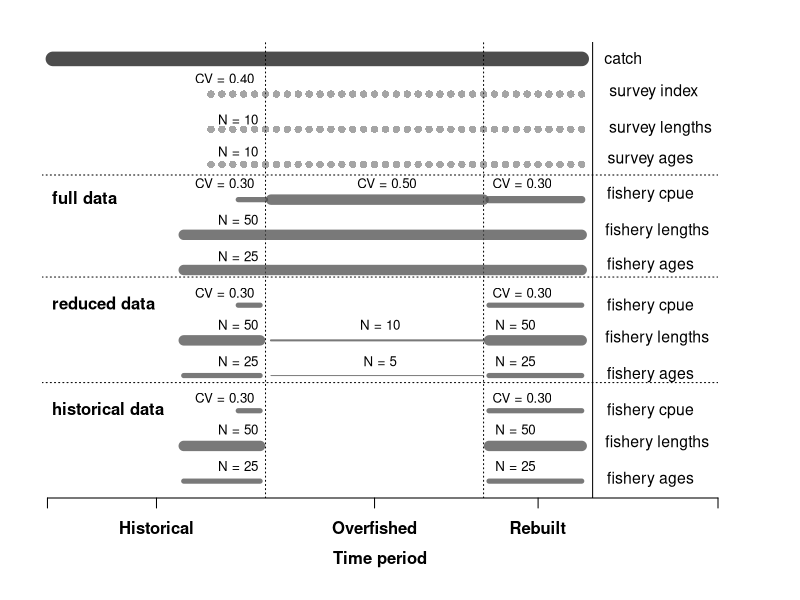
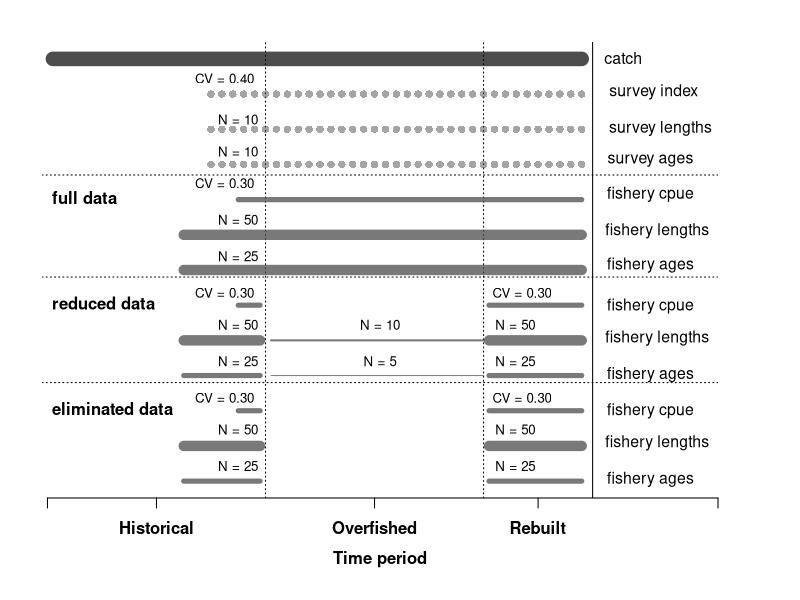
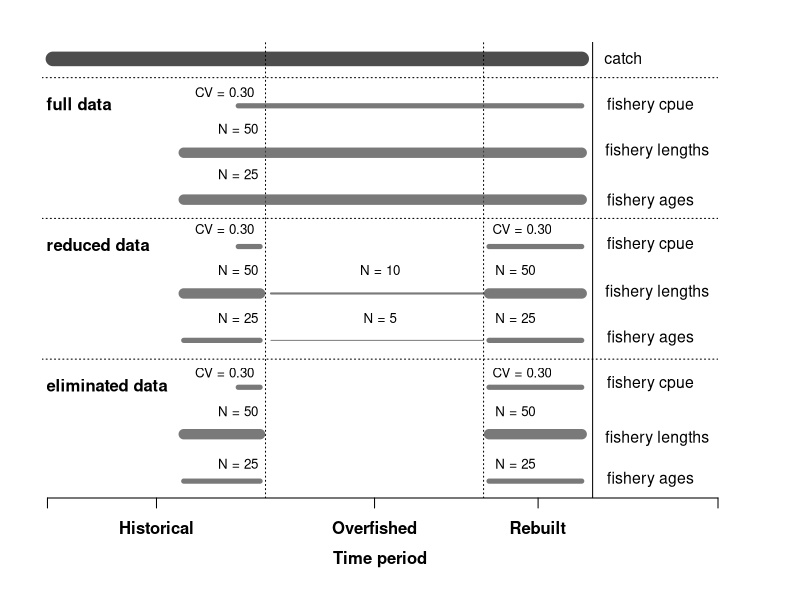

Recreate these plots in R, in order.
##########################################################
##########################################################
##													   	##
##				Data Availability Plot				   	##
##						Chapter 3						##
##		       Created: March 31, 2016				   	##
##				   Chantel Wetzel					   	##
##														##
##########################################################
##########################################################


catch.start  = 1
end.yr       = 100 - 2
survey.freq  = 2
survey.start = s.age.start  = s.len.start  = 30#19
f.age.start  = f.len.start  = 25 #15
cpue.start   = 35

y.min = 1
y.max = 13 
cpue.size = 5
fl.size  = 10
flr.size = 2
fa.size  = 5
far.size = 1
lab.size = 1
# Create vectors that will be ploted for each data source
catch  <- catch.start:end.yr
f.lens <- f.len.start:end.yr
f.ages <- f.age.start:end.yr
cpue   <- cpue.start:end.yr
survey <- seq(survey.start, end.yr, survey.freq)
s.lens <- seq(s.len.start, end.yr, survey.freq)
s.ages <- seq(s.age.start, end.yr, survey.freq)

name.label = c('full data', 'data reduction', 'historical data')

label<-c("catch", "survey index", "fishery lengths", "survey lengths", "fishery ages", "survey ages", #DS 1
				  "survey index", "fishery lengths", "survey lengths", "fishery ages", "survey ages", #DS 2
				  "survey index", "fishery lengths", "survey lengths", "fishery ages", "survey ages") #DS 3

label<-c("catch", "survey index",  "survey lengths",  "survey ages", #DS 1
				  "fishery cpue", "fishery lengths",  "fishery ages",  #DS 2
				  "fishery cpue", "fishery lengths",  "fishery ages" ) #DS 3


#symbols(x=x, y=y, circles=sqrt(size.cex)*maxsize,
#                      bg=adjustcolor(fleetcol[fleets==ifleet], alpha.f=alphasize),
#                      add=TRUE, inches=FALSE)

print.letter <- function(label="(a)",xy=c(0.1,0.925),...) {   #... means any new parameters are copied faithfully to text() below
  tmp <- par("usr")
  text.x <- tmp[1]+xy[1]*diff(tmp[1:2])   #x position, diff=difference
  text.y <- tmp[3]+xy[2]*diff(tmp[3:4])   #y position
  text(x=text.x, y=text.y, labels=label, ...)             
}

linecol1 <- rgb(0.3,0.3,0.3,1)
linecol2 <- rgb(0.3,0.3,0.3,.75) # dark grey with alpha (opacity) = 0.5
linecol3 <- rgb(0.3,0.3,0.3,.50) # black with alpha (opacity) = 0.5
linecol4 <- rgb(0.3,0.3,0.3,.35)

samp.cex = 0.80
lab.cex = 0.95

setwd("C:/PhD/Chapter3/WriteUp/Plots")
png("DataScenarios.png",width=7,height=7,res=300,units="in") 

#Catch
	#windows(width=9,height=7)
	par(mar=c(5.1,2.1,2.1,4.1))
	plot(catch, rep(max(y.max), end.yr), type="l", lwd=14, ylim=c(1,y.max), xlim=c(-1, end.yr + 25), xaxs="i", 
		col=linecol1,axes=FALSE, xlab="",ylab="")
	axis(side = 1, at = c(0, 20, 60, 90, end.yr + 25), labels = c( "","Historical", "Overfished", "Rebuilt", "" ), font =2 )
	mtext(side = 1,"Time period", line=2.5, font = 2)
	#text(end.yr + 12, max(y.max), label[1], pos = 2, font = 2, col = 1, cex = lab.size) 
	print.letter(xy = c(0.86, 0.965), label[1], cex = lab.cex)
	abline(v = end.yr + 2, lty=1)
	abline(v = 40, lty = 3)
	abline(v = 80, lty = 3)

	# Survey
		points(survey, rep(max(y.max) - 1, length(survey)), type = "p", pch = 16, lwd = 2, col = linecol3)
		#text(end.yr + 21,  max(y.max) - 1, label[2], pos=2, col=1, font=2, cex=lab.size)
		print.letter(xy = c(0.905, 0.89), label[2], cex = lab.cex)
		print.letter(xy = c(0.27, 0.92), "CV = 0.40", cex = samp.cex)

	#Survey Lengths
		points(s.lens, rep(max(y.max) - 2, length(s.lens)), type="p", pch = 16, lwd=far.size, col=linecol3)
		#text(end.yr + 23.5,  max(y.max) - 2, label[3], pos=2, col=1, font=2, cex=lab.size)
		print.letter(xy = c(0.915, 0.81), label[3], cex = lab.cex)
		print.letter(xy = c(0.29, 0.83), "N = 10", cex = samp.cex)

	#Survey Ages
		points(s.lens, rep(max(y.max) - 3, length(s.ages)), type="p", pch = 16, lwd=far.size, col=linecol3)
		#text(end.yr + 20,  max(y.max) - 3, label[4], pos=2, col=1, font=2, cex=lab.size)
		print.letter(xy = c(0.29, 0.76), "N = 10", cex = samp.cex)
		print.letter(xy = c(0.90, 0.74), label[4], cex = lab.cex)
	abline(h = max(y.max) - 3.3, lty=3)

# No reduction in sampling data scenario
	text(-1, y.max - 4,"full data", font = 2, pos = 4, cex = lab.size)

	# Fishery CPUE
		points(cpue.start:40,   rep(max(y.max) - 4, length(cpue.start:40)), type = "l", lwd = cpue.size, col = linecol2)
		points(41:80,           rep(max(y.max) - 4, 40), type = "l", lwd = cpue.size + 5, col = linecol2)
		points(81:end.yr,        rep(max(y.max) - 4, length(81:end.yr)), type = "l", lwd = cpue.size + 2, col = linecol2)
		#text(end.yr + 21,  max(y.max) - 4, label[5], pos=2, col=1, font=2, cex=lab.size)
		print.letter(xy = c(0.90, 0.665), label[5], cex = lab.cex)
		print.letter(xy = c(0.27, 0.69), "CV = 0.30", cex = samp.cex)
		print.letter(xy = c(0.51, 0.69), "CV = 0.50", cex = samp.cex)
		print.letter(xy = c(0.71, 0.69), "CV = 0.30", cex = samp.cex)

	#Fishery Lengths
		lines(f.lens,  rep(max(y.max) - 5, length(f.lens)), type="l", lwd=fl.size, col=linecol2)
		#text(end.yr + 24,  max(y.max) - 5, label[6], pos=2, col=1, font=2, cex=lab.size)
		print.letter(xy = c(0.91, 0.585), label[6], cex = lab.cex)
		print.letter(xy = c(0.29, 0.61), "N = 50", cex = samp.cex)

	#Fishery Ages
		lines(f.ages,  rep(max(y.max) - 6, length(f.ages)), type="l", lwd=fl.size, col=linecol2)
		#text(end.yr + 21,  max(y.max) - 6, label[7], pos=2, col=1, font=2, cex=lab.size)
		print.letter(xy = c(0.29, 0.53), "N = 25", cex = samp.cex)
		print.letter(xy = c(0.90, 0.51), label[7], cex = lab.cex)
	abline(h = max(y.max) - 6.2, lty=3)

# Reduction in Data 
	text(-1, y.max - 7, "reduced data", font = 2, pos = 4, cex = lab.size)

	# Fishery CPUE
		points(cpue.start:39,   rep(max(y.max) - 7, length(cpue.start:39)), type = "l", lwd = cpue.size, col = linecol2)
		lines(81:end.yr,        rep(max(y.max) - 7, length(81:end.yr)), type = "l", lwd = cpue.size, col = linecol2)
		#text(end.yr + 21,  max(y.max) - 7, label[8], pos=2, col=1, font=2, cex=lab.size)
		print.letter(xy = c(0.90, 0.42), label[5], cex = lab.cex)
		print.letter(xy = c(0.27, 0.45), "CV = 0.30", cex = samp.cex)
		print.letter(xy = c(0.71, 0.45), "CV = 0.30", cex = samp.cex)

	#Fishery Lengths
		lines(f.len.start:39,   rep(max(y.max) - 8, length(f.len.start:39)), type="l", lwd=fl.size, col=linecol2)		
		lines(41:80,            rep(max(y.max) - 8, 40), type="l", lwd=flr.size, col=linecol2)
		lines(81:end.yr,        rep(max(y.max) - 8, length(81:end.yr)), type="l", lwd=fl.size, col=linecol2)
		#text(end.yr + 24,           max(y.max) - 8, label[9], pos=2, col=1, font=2, cex=lab.size)
		print.letter(xy = c(0.91, 0.35), label[6], cex = lab.cex)
		print.letter(xy = c(0.29, 0.38), "N = 50", cex = samp.cex)
		print.letter(xy = c(0.5, 0.38), "N = 10", cex = samp.cex)
		print.letter(xy = c(0.7, 0.38), "N = 50", cex = samp.cex)

	#Fishery Ages
		lines(f.age.start:39,   rep(max(y.max) - 9, length(f.age.start:39)), type="l", lwd=fa.size, col=linecol2)		
		lines(41:80,            rep(max(y.max) - 9, 40), type="l", lwd=far.size, col=linecol2)
		lines(81:end.yr,        rep(max(y.max) - 9, length(81:end.yr)), type="l", lwd=fa.size, col=linecol2)
		#text(end.yr + 21,           max(y.max) - 9, label[10], pos=2, col=1, font=2, cex=lab.size)
		print.letter(xy = c(0.90, 0.27), label[7], cex = lab.cex)
		print.letter(xy = c(0.29, 0.30), "N = 25", cex = samp.cex)
		print.letter(xy = c(0.5, 0.30), "N = 5", cex = samp.cex)
		print.letter(xy = c(0.7, 0.30), "N = 25", cex = samp.cex)

	abline(h = max(y.max) - 9.2, lty=3)

# Loss of Fishery Data
	text(-1, y.max - 10, "historical data", font = 2, pos = 4)

	# Fishery CPUE
		points(cpue.start:39,   rep(max(y.max) - 10, length(cpue.start:39)), type = "l", lwd = cpue.size, col = linecol2)
		lines(81:end.yr,        rep(max(y.max) - 10, length(81:end.yr)), type = "l", lwd = cpue.size, col = linecol2)
		#text(end.yr + 21,  max(y.max) - 10, label[8], pos=2, col=1, font=2, cex=lab.size)
		print.letter(xy = c(0.90, 0.19), label[5], cex = lab.cex)
		print.letter(xy = c(0.27, 0.22), "CV = 0.30", cex = samp.cex)
		print.letter(xy = c(0.71, 0.22), "CV = 0.30", cex = samp.cex)

	#Fishery Lengths
		lines(f.len.start:39,   rep(max(y.max) - 11, length(f.len.start:39)), type="l", lwd=fl.size, col=linecol2)		
		lines(81:end.yr,        rep(max(y.max) - 11, length(81:end.yr)), type="l", lwd=fl.size, col=linecol2)
		#text(end.yr + 24,           max(y.max) - 11, label[9], pos=2, col=1, font=2, cex=lab.size)
		print.letter(xy = c(0.91, 0.12), label[6], cex = lab.cex)
		print.letter(xy = c(0.29, 0.15), "N = 50", cex = samp.cex)
		print.letter(xy = c(0.70, 0.15), "N = 50", cex = samp.cex)

	#Fishery Ages
		lines(f.age.start:39,   rep(max(y.max) - 12, length(f.age.start:39)), type="l", lwd=fa.size, col=linecol2)		
		lines(81:end.yr,        rep(max(y.max) - 12, length(81:end.yr)), type="l", lwd=fa.size, col=linecol2)
		#text(end.yr + 21,           max(y.max) - 12, label[10], pos=2, col=1, font=2, cex=lab.size)
		print.letter(xy = c(0.90, 0.04), label[7], cex = lab.cex)
		print.letter(xy = c(0.29, 0.07), "N = 25", cex = samp.cex)
		print.letter(xy = c(0.70, 0.07), "N = 25", cex = samp.cex)

dev.off()

setwd("C:/PhD/Chapter3/WriteUp/Plots")
png("DataScenarios_lowCV.png",width=7,height=7,res=300,units="in") 

#Catch
	#windows(width=9,height=7)
	par(mar=c(5.1,2.1,2.1,4.1))
	plot(catch, rep(max(y.max), end.yr), type="l", lwd=14, ylim=c(1,y.max), xlim=c(-1, end.yr + 25), xaxs="i", 
		col=linecol1,axes=FALSE, xlab="",ylab="")
	axis(side = 1, at = c(0, 20, 60, 90, end.yr + 25), labels = c( "","Historical", "Overfished", "Rebuilt", "" ), font =2 )
	mtext(side = 1,"Time period", line=2.5, font = 2)
	#text(end.yr + 12, max(y.max), label[1], pos = 2, font = 2, col = 1, cex = lab.size) 
	print.letter(xy = c(0.86, 0.965), label[1], cex = lab.cex)
	abline(v = end.yr + 2, lty=1)
	abline(v = 40, lty = 3)
	abline(v = 80, lty = 3)

	# Survey
		points(survey, rep(max(y.max) - 1, length(survey)), type = "p", pch = 16, lwd = 2, col = linecol3)
		#text(end.yr + 21,  max(y.max) - 1, label[2], pos=2, col=1, font=2, cex=lab.size)
		print.letter(xy = c(0.905, 0.89), label[2], cex = lab.cex)
		print.letter(xy = c(0.27, 0.92), "CV = 0.40", cex = samp.cex)

	#Survey Lengths
		points(s.lens, rep(max(y.max) - 2, length(s.lens)), type="p", pch = 16, lwd=far.size, col=linecol3)
		#text(end.yr + 23.5,  max(y.max) - 2, label[3], pos=2, col=1, font=2, cex=lab.size)
		print.letter(xy = c(0.915, 0.81), label[3], cex = lab.cex)
		print.letter(xy = c(0.29, 0.83), "N = 10", cex = samp.cex)

	#Survey Ages
		points(s.lens, rep(max(y.max) - 3, length(s.ages)), type="p", pch = 16, lwd=far.size, col=linecol3)
		#text(end.yr + 20,  max(y.max) - 3, label[4], pos=2, col=1, font=2, cex=lab.size)
		print.letter(xy = c(0.29, 0.76), "N = 10", cex = samp.cex)
		print.letter(xy = c(0.90, 0.74), label[4], cex = lab.cex)
	abline(h = max(y.max) - 3.3, lty=3)

# No reduction in sampling data scenario
	text(-1, y.max - 4,"full data", font = 2, pos = 4, cex = lab.size)

	# Fishery CPUE
		points(cpue.start:end.yr,   rep(max(y.max) - 4, length(cpue.start:end.yr)), type = "l", lwd = cpue.size, col = linecol2)
		#text(end.yr + 21,  max(y.max) - 4, label[5], pos=2, col=1, font=2, cex=lab.size)
		print.letter(xy = c(0.90, 0.665), label[5], cex = lab.cex)
		print.letter(xy = c(0.27, 0.69), "CV = 0.30", cex = samp.cex)

	#Fishery Lengths
		lines(f.lens,  rep(max(y.max) - 5, length(f.lens)), type="l", lwd=fl.size, col=linecol2)
		#text(end.yr + 24,  max(y.max) - 5, label[6], pos=2, col=1, font=2, cex=lab.size)
		print.letter(xy = c(0.91, 0.585), label[6], cex = lab.cex)
		print.letter(xy = c(0.29, 0.61), "N = 50", cex = samp.cex)

	#Fishery Ages
		lines(f.ages,  rep(max(y.max) - 6, length(f.ages)), type="l", lwd=fl.size, col=linecol2)
		#text(end.yr + 21,  max(y.max) - 6, label[7], pos=2, col=1, font=2, cex=lab.size)
		print.letter(xy = c(0.29, 0.53), "N = 25", cex = samp.cex)
		print.letter(xy = c(0.90, 0.51), label[7], cex = lab.cex)
	abline(h = max(y.max) - 6.2, lty=3)

# Reduction in Data 
	text(-1, y.max - 7, "reduced data", font = 2, pos = 4, cex = lab.size)

	# Fishery CPUE
		points(cpue.start:39,   rep(max(y.max) - 7, length(cpue.start:39)), type = "l", lwd = cpue.size, col = linecol2)
		lines(81:end.yr,        rep(max(y.max) - 7, length(81:end.yr)), type = "l", lwd = cpue.size, col = linecol2)
		#text(end.yr + 21,  max(y.max) - 7, label[8], pos=2, col=1, font=2, cex=lab.size)
		print.letter(xy = c(0.90, 0.42), label[5], cex = lab.cex)
		print.letter(xy = c(0.27, 0.45), "CV = 0.30", cex = samp.cex)
		print.letter(xy = c(0.71, 0.45), "CV = 0.30", cex = samp.cex)

	#Fishery Lengths
		lines(f.len.start:39,   rep(max(y.max) - 8, length(f.len.start:39)), type="l", lwd=fl.size, col=linecol2)		
		lines(41:80,            rep(max(y.max) - 8, 40), type="l", lwd=flr.size, col=linecol2)
		lines(81:end.yr,        rep(max(y.max) - 8, length(81:end.yr)), type="l", lwd=fl.size, col=linecol2)
		#text(end.yr + 24,           max(y.max) - 8, label[9], pos=2, col=1, font=2, cex=lab.size)
		print.letter(xy = c(0.91, 0.35), label[6], cex = lab.cex)
		print.letter(xy = c(0.29, 0.38), "N = 50", cex = samp.cex)
		print.letter(xy = c(0.5, 0.38), "N = 10", cex = samp.cex)
		print.letter(xy = c(0.7, 0.38), "N = 50", cex = samp.cex)

	#Fishery Ages
		lines(f.age.start:39,   rep(max(y.max) - 9, length(f.age.start:39)), type="l", lwd=fa.size, col=linecol2)		
		lines(41:80,            rep(max(y.max) - 9, 40), type="l", lwd=far.size, col=linecol2)
		lines(81:end.yr,        rep(max(y.max) - 9, length(81:end.yr)), type="l", lwd=fa.size, col=linecol2)
		#text(end.yr + 21,           max(y.max) - 9, label[10], pos=2, col=1, font=2, cex=lab.size)
		print.letter(xy = c(0.90, 0.27), label[7], cex = lab.cex)
		print.letter(xy = c(0.29, 0.30), "N = 25", cex = samp.cex)
		print.letter(xy = c(0.5, 0.30), "N = 5", cex = samp.cex)
		print.letter(xy = c(0.7, 0.30), "N = 25", cex = samp.cex)

	abline(h = max(y.max) - 9.2, lty=3)

# Loss of Fishery Data
	text(-1, y.max - 10, "eliminated data", font = 2, pos = 4)

	# Fishery CPUE
		points(cpue.start:39,   rep(max(y.max) - 10, length(cpue.start:39)), type = "l", lwd = cpue.size, col = linecol2)
		lines(81:end.yr,        rep(max(y.max) - 10, length(81:end.yr)), type = "l", lwd = cpue.size, col = linecol2)
		#text(end.yr + 21,  max(y.max) - 10, label[8], pos=2, col=1, font=2, cex=lab.size)
		print.letter(xy = c(0.90, 0.19), label[5], cex = lab.cex)
		print.letter(xy = c(0.27, 0.22), "CV = 0.30", cex = samp.cex)
		print.letter(xy = c(0.71, 0.22), "CV = 0.30", cex = samp.cex)

	#Fishery Lengths
		lines(f.len.start:39,   rep(max(y.max) - 11, length(f.len.start:39)), type="l", lwd=fl.size, col=linecol2)		
		lines(81:end.yr,        rep(max(y.max) - 11, length(81:end.yr)), type="l", lwd=fl.size, col=linecol2)
		#text(end.yr + 24,           max(y.max) - 11, label[9], pos=2, col=1, font=2, cex=lab.size)
		print.letter(xy = c(0.91, 0.12), label[6], cex = lab.cex)
		print.letter(xy = c(0.29, 0.15), "N = 50", cex = samp.cex)
		print.letter(xy = c(0.70, 0.15), "N = 50", cex = samp.cex)

	#Fishery Ages
		lines(f.age.start:39,   rep(max(y.max) - 12, length(f.age.start:39)), type="l", lwd=fa.size, col=linecol2)		
		lines(81:end.yr,        rep(max(y.max) - 12, length(81:end.yr)), type="l", lwd=fa.size, col=linecol2)
		#text(end.yr + 21,           max(y.max) - 12, label[10], pos=2, col=1, font=2, cex=lab.size)
		print.letter(xy = c(0.90, 0.04), label[7], cex = lab.cex)
		print.letter(xy = c(0.29, 0.07), "N = 25", cex = samp.cex)
		print.letter(xy = c(0.70, 0.07), "N = 25", cex = samp.cex)

dev.off()


y.min = 1
y.max = 10 
cpue.size = 5
fl.size  = 10
flr.size = 2
fa.size  = 5
far.size = 1
lab.size = 1

name.label = c('full data', 'data reduction', 'historical data')


label<-c("catch", "fishery cpue", "fishery lengths",  "fishery ages") 

setwd("C:/PhD/Chapter3/WriteUp/Plots")

png("DataScenarios_lowCV_nosurvey.png",width=7,height=4.5,res=300,units="in") 
#Catch
	#windows(width=9,height=7)
	par(mar=c(5.1,2.1,2.1,4.1))
	plot(catch, rep(max(y.max), end.yr), type="l", lwd=14, ylim=c(1,y.max), xlim=c(-1, end.yr + 25), xaxs="i", 
		col=linecol1,axes=FALSE, xlab="",ylab="")
	axis(side = 1, at = c(0, 20, 60, 90, end.yr + 25), labels = c( "","Historical", "Overfished", "Rebuilt", "" ), font =2 )
	mtext(side = 1,"Time period", line=2.5, font = 2)
	print.letter(xy = c(0.86, 0.965), label[1], cex = lab.cex)
	abline(v = end.yr + 2, lty=1)
	abline(v = 40, lty = 3)
	abline(v = 80, lty = 3)
	abline(h = max(y.max) - 0.4, lty =3)

# No reduction in sampling data scenario
	text(-2, y.max - 1,"full data", font = 2, pos = 4, cex = lab.size)

	# Fishery CPUE
		points(cpue.start:end.yr,   rep(max(y.max) - 1, length(cpue.start:end.yr)), type = "l", lwd = cpue.size, col = linecol2)
		print.letter(xy = c(0.90, 0.86), label[2], cex = lab.cex)
		print.letter(xy = c(0.27, 0.89), "CV = 0.30", cex = samp.cex)

	#Fishery Lengths
		lines(f.lens,  rep(max(y.max) - 2, length(f.lens)), type="l", lwd=fl.size, col=linecol2)
		print.letter(xy = c(0.91, 0.76), label[3], cex = lab.cex)
		print.letter(xy = c(0.29, 0.81), "N = 50", cex = samp.cex)

	#Fishery Ages
		lines(f.ages,  rep(max(y.max) - 3, length(f.ages)), type="l", lwd=fl.size, col=linecol2)
		print.letter(xy = c(0.90, 0.65), label[4], cex = lab.cex)
		print.letter(xy = c(0.29, 0.71), "N = 25", cex = samp.cex)

	abline(h = max(y.max) - 3.4, lty=3)

# Reduction in Data 
	text(-2, y.max - 4, "reduced data", font = 2, pos = 4, cex = lab.size)

	# Fishery CPUE
		points(cpue.start:39,   rep(max(y.max) - 4, length(cpue.start:39)), type = "l", lwd = cpue.size, col = linecol2)
		lines(81:end.yr,        rep(max(y.max) - 4, length(81:end.yr)), type = "l", lwd = cpue.size, col = linecol2)
		print.letter(xy = c(0.90, 0.555), label[2], cex = lab.cex)
		print.letter(xy = c(0.27, 0.59), "CV = 0.30", cex = samp.cex)
		print.letter(xy = c(0.71, 0.59), "CV = 0.30", cex = samp.cex)

	#Fishery Lengths
		lines(f.len.start:39,   rep(max(y.max) - 5, length(f.len.start:39)), type="l", lwd=fl.size, col=linecol2)		
		lines(41:80,            rep(max(y.max) - 5, 40), type="l", lwd=flr.size, col=linecol2)
		lines(81:end.yr,        rep(max(y.max) - 5, length(81:end.yr)), type="l", lwd=fl.size, col=linecol2)
		print.letter(xy = c(0.91, 0.45), label[3], cex = lab.cex)
		print.letter(xy = c(0.29, 0.50), "N = 50", cex = samp.cex)
		print.letter(xy = c(0.50, 0.50), "N = 10", cex = samp.cex)
		print.letter(xy = c(0.70, 0.50), "N = 50", cex = samp.cex)

	#Fishery Ages
		lines(f.age.start:39,   rep(max(y.max) - 6, length(f.age.start:39)), type="l", lwd=fa.size, col=linecol2)		
		lines(41:80,            rep(max(y.max) - 6, 40), type="l", lwd=far.size, col=linecol2)
		lines(81:end.yr,        rep(max(y.max) - 6, length(81:end.yr)), type="l", lwd=fa.size, col=linecol2)
		print.letter(xy = c(0.90, 0.35), label[4], cex = lab.cex)
		print.letter(xy = c(0.29, 0.395), "N = 25", cex = samp.cex)
		print.letter(xy = c(0.50, 0.395), "N = 5", cex = samp.cex)
		print.letter(xy = c(0.70, 0.395), "N = 25", cex = samp.cex)

	abline(h = max(y.max) - 6.4, lty=3)

# Loss of Fishery Data
	text(-2, y.max - 7, "eliminated data", font = 2, pos = 4)

	# Fishery CPUE
		points(cpue.start:39,   rep(max(y.max) - 7, length(cpue.start:39)), type = "l", lwd = cpue.size, col = linecol2)
		lines(81:end.yr,        rep(max(y.max) - 7, length(81:end.yr)), type = "l", lwd = cpue.size, col = linecol2)
		print.letter(xy = c(0.90, 0.25), label[2], cex = lab.cex)
		print.letter(xy = c(0.27, 0.275), "CV = 0.30", cex = samp.cex)
		print.letter(xy = c(0.71, 0.275), "CV = 0.30", cex = samp.cex)

	#Fishery Lengths
		lines(f.len.start:39,   rep(max(y.max) - 8, length(f.len.start:39)), type="l", lwd=fl.size, col=linecol2)		
		lines(81:end.yr,        rep(max(y.max) - 8, length(81:end.yr)), type="l", lwd=fl.size, col=linecol2)
		print.letter(xy = c(0.91, 0.13), label[3], cex = lab.cex)
		print.letter(xy = c(0.29, 0.19), "N = 50", cex = samp.cex)
		print.letter(xy = c(0.70, 0.19), "N = 50", cex = samp.cex)

	#Fishery Ages
		lines(f.age.start:39,   rep(max(y.max) - 9, length(f.age.start:39)), type="l", lwd=fa.size, col=linecol2)		
		lines(81:end.yr,        rep(max(y.max) - 9, length(81:end.yr)), type="l", lwd=fa.size, col=linecol2)
		#text(end.yr + 21,           max(y.max) - 12, label[10], pos=2, col=1, font=2, cex=lab.size)
		print.letter(xy = c(0.90, 0.04), label[4], cex = lab.cex)
		print.letter(xy = c(0.29, 0.075), "N = 25", cex = samp.cex)
		print.letter(xy = c(0.70, 0.075), "N = 25", cex = samp.cex)

dev.off()